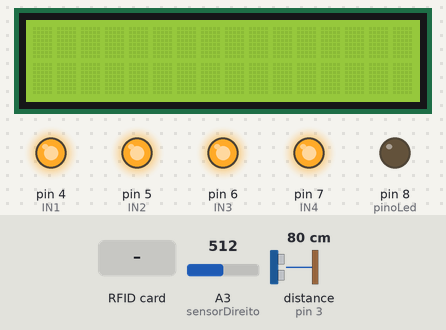
Recording of a sketch running on a simulated Arduino Uno, built with avr-gcc and run on an emulated ATmega328P. Parts: 16×2 character LCD, output pins drawn as LEDs (lit = HIGH). The inputs (shaded band) are chosen by the test bench; at power-on: A3 (sensorDireito) = 512, distance to the obstacle (sensor on pin 3) 80 cm. The echo pulse lasts 58.3 µs per cm; pins used as bus, display or sensor lines are not drawn; what the sketch prints to the serial monitor is not drawn.

Above: at 1.3 s.
1.4 s: RFID card 17 95 85 A7 held to the reader
At 2.0 s:
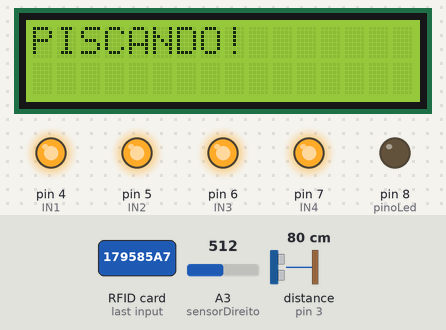
4.4 s: RFID card 4D 51 D2 CF held to the reader
At 6.2 s:
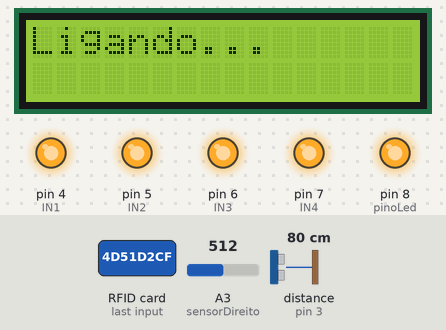
At 10.2 s:
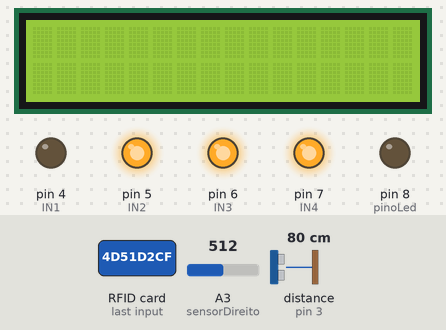
Timing chart, 0 to 12.3 s (numbered marks = the images above; inputs shaded):
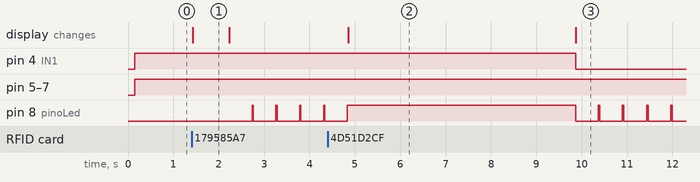

The sketch:

arduino.ino
```cpp
#include <Wire.h> // Biblioteca utilizada para fazer a comunicação com o I2C
#include <LiquidCrystal_I2C.h> // Biblioteca utilizada para fazer a comunicação com o display 20x4
#include <SPI.h>
#include <MFRC522.h>

#define col 16 // Serve para definir o numero de colunas do display utilizado
#define lin  2 // Serve para definir o numero de linhas do display utilizado
#define ende  0x27 // Serve para definir o endereço do display.
#define   SS_PIN    10
#define   RST_PIN    9

const int pinoLed = 8;
const int sensorEsquerdo = 0; //sensor esq
const int sensorDireito = 3; //sensor dir

//Definicoes pinos Arduino ligados a entrada da Ponte H
int IN1 = 4;
int IN2 = 5;
int IN3 = 6;
int IN4 = 7;

int TRIG = 2;
int ECHO = 3;

int distancia;
char st[20];
bool atv = false;
bool acs = false;
bool pisc = false;

MFRC522 mfrc522(SS_PIN, RST_PIN);   // Cria instância com MFRC522
LiquidCrystal_I2C lcd(ende,col,lin); // Chamada da funcação LiquidCrystal para ser usada com o I2C

void rfid_func();
void p();

void setup()
{
  //Define os pinos como saida
 pinMode(IN1, OUTPUT);
 pinMode(IN2, OUTPUT);
 pinMode(IN3, OUTPUT);
 pinMode(IN4, OUTPUT);

 pinMode(sensorEsquerdo, INPUT);
 pinMode(sensorDireito, INPUT);
 Serial.begin(9600);

 pinMode(TRIG,OUTPUT);
 pinMode(ECHO,INPUT);

 pinMode(pinoLed, OUTPUT);

 SPI.begin();          // Inicia comunicação SPI bus
 mfrc522.PCD_Init();   // Inicia MFRC522

 lcd.init(); // Serve para iniciar a comunicação com o display já conectado
 lcd.backlight(); // Serve para ligar a luz do display
 lcd.clear(); // Serve para limpar a tela do display


}

void loop()
{
  // Serial.print(digitalRead(sensorEsquerdo));
  // Serial.print(" / ");
  // Serial.println(analogRead(sensorDireito));
  if(pisc == true){
    digitalWrite(pinoLed, LOW);
    delay(500);
    digitalWrite(pinoLed, HIGH);
  }
  rfid_func();
  p();
}

int sensor_morcego(int pinotrig,int pinoecho){
    digitalWrite(pinotrig,LOW);
    delayMicroseconds(2);
    digitalWrite(pinotrig,HIGH);
    delayMicroseconds(10);
    digitalWrite(pinotrig,LOW);
    return pulseIn(pinoecho,HIGH)/58;
}

void p(){
  Serial.print(digitalRead(sensorEsquerdo));
  Serial.print(" / ");
  Serial.println(analogRead(sensorDireito));
  if(atv == true){
    distancia = sensor_morcego(TRIG, ECHO);
    // Serial.print("distancia: ");
    // Serial.println(distancia);
    if(distancia < 5){
      digitalWrite(IN1, HIGH);
      digitalWrite(IN2, HIGH);
      digitalWrite(IN3, HIGH);
      digitalWrite(IN4, HIGH);

      lcd.setCursor(1,0);
      lcd.print("LIXO ENCONTRADO");
      lcd.setCursor(5 ,1); //Coloca o cursor do display na coluna 1 e linha 2
      lcd.print("RETIRE");  // Comando de saida com a mensagem que deve aparecer na coluna 2 e linha 4
    } else {
      lcd.clear();
      if(digitalRead(sensorEsquerdo) == 0 && analogRead(sensorDireito) < 200){
        Serial.print("DIR/ESQ branco\n");
        digitalWrite(IN1, LOW);
        digitalWrite(IN2, HIGH);
        digitalWrite(IN3, LOW);
        digitalWrite(IN4, HIGH);
      }else if(digitalRead(sensorEsquerdo) == 0 && analogRead(sensorDireito) > 400){
          Serial.print("ESQ branco/DIR preto\n");
          digitalWrite(IN1, LOW);
          digitalWrite(IN2, HIGH);
          digitalWrite(IN3, HIGH);
          digitalWrite(IN4, HIGH);
      } else if(digitalRead(sensorEsquerdo) ==  1 && analogRead(sensorDireito) < 200){
          Serial.print("ESQ preto/DIR branco\n");
          digitalWrite(IN1, HIGH);
          digitalWrite(IN2, HIGH);
          digitalWrite(IN3, LOW);
          digitalWrite(IN4, HIGH);
      } else {
        Serial.print("DIR/ESQ preto\n");
        digitalWrite(IN1, LOW);
        digitalWrite(IN2, HIGH);
        digitalWrite(IN3, LOW);
        digitalWrite(IN4, HIGH);
      }
    }
  } else {

      digitalWrite(IN1, HIGH);
        digitalWrite(IN2, HIGH);
        digitalWrite(IN3, HIGH);
        digitalWrite(IN4, HIGH);
  }
}

void rfid_func()                            //Função para identificação das tags RFID
{
      // -- verifica novas tags --
      if ( ! mfrc522.PICC_IsNewCardPresent())
      {
        return;
      }
      // seleciona um dos cartões
      if ( ! mfrc522.PICC_ReadCardSerial())
      {
        return;
      }

      // mostra UID na serial
      Serial.print("UID da tag :");
      String conteudo= "";
      byte letra;
      for (byte i = 0; i < mfrc522.uid.size; i++)
      {
         Serial.print(mfrc522.uid.uidByte[i] < 0x10 ? " 0" : " ");
         Serial.print(mfrc522.uid.uidByte[i], HEX);
         conteudo.concat(String(mfrc522.uid.uidByte[i] < 0x10 ? " 0" : " "));
         conteudo.concat(String(mfrc522.uid.uidByte[i], HEX));
      }
      Serial.println();
      Serial.print("Mensagem : ");
      conteudo.toUpperCase();


      if (conteudo.substring(1) == "4D 51 D2 CF")
      {
 	lcd.clear();
        atv = !atv;
        if(atv == true){
          lcd.print("Ligando...");
        } else {
          lcd.print("Desligando...");
        }
        delay(5000);
      }

      if (conteudo.substring(1) == "63 E0 8B 95")
      {
	lcd.clear();
        lcd.print("ACESO");
        pisc = false;
        acs = !acs;
        if(acs == false){
          digitalWrite(pinoLed, HIGH);
        } else {
          digitalWrite(pinoLed, LOW);
        }
        delay(800);
      }

	if (conteudo.substring(1) == "17 95 85 A7")
      {
        lcd.clear();
	lcd.print("PISCANDO!");
        acs = false;
        pisc = !pisc;
        delay(800);

      }
  lcd.clear();

}
```

Measured:
- after the input at 1.4 s, pin 8 (pinoLed): alternates HIGH for 0.03 s and LOW for 0.50 s, starting after 1.3 s; the display: changes at once (image 1)
- after the input at 4.4 s, pin 4 (IN1): HIGH → LOW after 5.5 s; the display: changes after 0.45 s (image 2)
- what the display in image 1 shows lasts 0.8 s, from 1.4 s to 2.2 s
- what the display in image 2 shows lasts 5.0 s, from 4.9 s to 9.9 s
